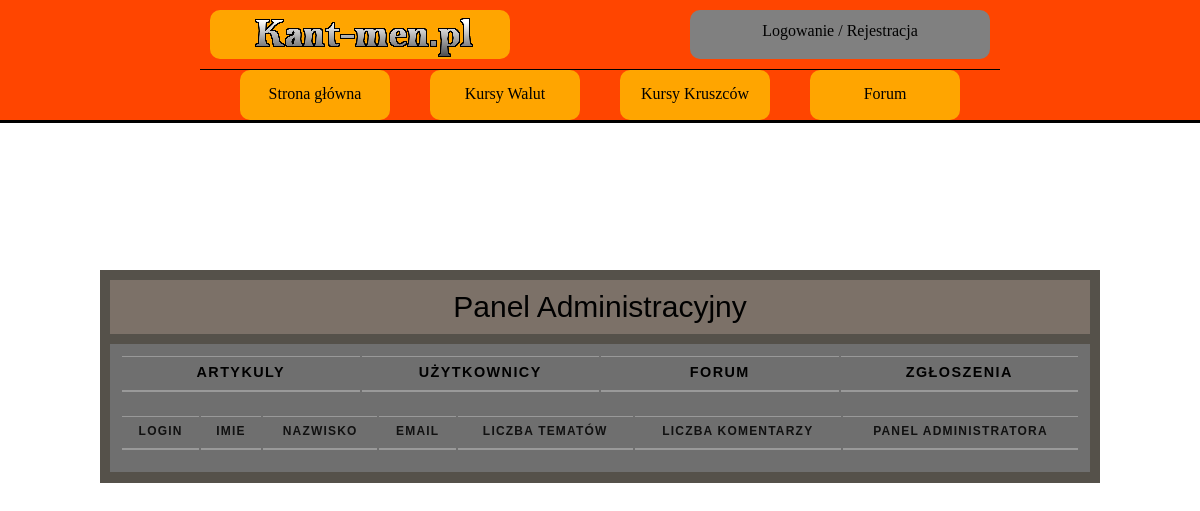
/panel_admin_u.php, run on an earlier commit of the app's database.
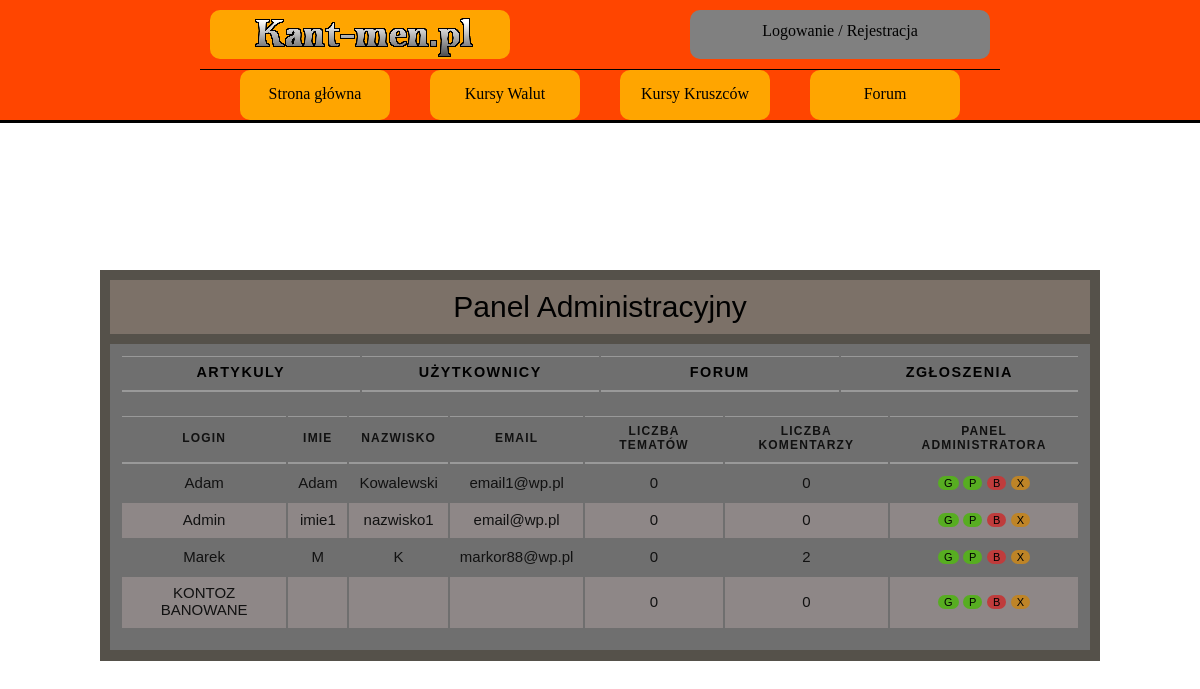
And on a later commit of the database.
### tables this page shows
CREATE TABLE `user` (
  `ID_USER` int(10) NOT NULL,
  `LOGIN` varchar(20) NOT NULL,
  `HASLO` char(255) NOT NULL,
  `IMIE` varchar(50) NOT NULL,
  `NAZWISKO` varchar(50) NOT NULL,
  `EMAIL` varchar(50) NOT NULL,
  `WIEK` int(10) NOT NULL,
  `MIASTO` varchar(50) NOT NULL,
  `KRAJ` varchar(50) NOT NULL,
  `OPIS_PROFILU` text DEFAULT NULL,
  `ZDJECIE` varchar(255) DEFAULT NULL,
  `STW_WATKI` int(10) NOT NULL DEFAULT 0,
  `LICZ_KOMENTARZY` int(10) NOT NULL DEFAULT 0,
  `UPRAWNIENIA` varchar(10) NOT NULL DEFAULT 'USER'
);

### panel_admin_u.php (the view, shortened to what the changed rows need)
<!DOCTYPE HTML>
<html>
<head>
    <link href="CSS/styleGlowne.css" rel="stylesheet" type="text/css">
    <link href="CSS/stylePanelAdmina.css" rel="stylesheet" type="text/css">
</head>
<body>
<main>
    <article class="artykol">
        <section class="sekcja">
            <table>
                <tr>
                    <th class="panel_artykuly">
                        <a href="panel_admin_a.php">Artykuly</a>
                    </th>
                    <th class="panel_uzytkownicy">
                        <a href="panel_admin_u.php">Użytkownicy</a>
                    </th>
                    <th class="panel_forum">
                        <a href="panel_admin_f.php">Forum</a>
                    </th>
                    <th class="panel_zgloszenia">
                        <a href="panel_admin_z_k.php">Zgłoszenia</a>
                    </th>
                </tr>
            </table>
                        <?php
                        require_once "polaczeniezMySQL.php";
                        $polaczenie = @new mysqli($host,$db_user,$db_password,$db_name);
                        if($polaczenie->connect_errno!=0)
                        {
                            echo "Error: ".$polaczenie->connect_errno;
                        }
                        else
                        {
                        $rezultat = $polaczenie->query("SELECT * FROM user");
                        if(!$rezultat)
                        {
                            throw new Exception($polaczenie->error);
                        }
                        else
                        {
                        $iterator = 0;
                        ?>
            <div class="tabliczki">
                <table>
                    <tr>
                        <th class="uzytkownik_wst">Login</th>
                        <th class="uzytkownik_wst">Imie</th>
                        <th class="uzytkownik_wst">Nazwisko</th>
                        <th class="uzytkownik_wst">Email</th>
                        <th class="czas_wstawienia">Liczba tematów</th>
                        <th class="liczba_odwiedzin">Liczba Komentarzy</th>
                        <th class="panel_admin">Panel Administratora</th>
                    </tr>
                        <?php
                        while($row = mysqli_fetch_array($rezultat))
                        {
                            if(($iterator%2)==0)
                        {
                        ?>
                    <tr>
                        <td class="uzytkownik_wst"><?php echo'<a href="profilowe.php?user='.$row['ID_USER'].'">'.$row['LOGIN'].'</a>';?></td>
                        <td class="uzytkownik_wst"><?php echo $row['IMIE'];?></td>
                        <td class="uzytkownik_wst"><?php echo $row['NAZWISKO'];?></td>
                        <td class="uzytkownik_wst"><?php echo $row['EMAIL'];?></td>
                        <td class="czas_wstawienia"><?php echo $row['STW_WATKI'];?></td>
                        <td class="liczba_odwiedzin"><?php echo $row['LICZ_KOMENTARZY'];?></td>
                        <td class="panel_admin">
                            <a><button type="button" class="mute_glowna" name="butt_glowna" method="post">G</button></a>
                            <a><button type="button" class="mute_glowna" name="butt_glowna" method="post">P</button></a>
                            <a><button type="button" class="ban_button" name="butt_ban" method="post">B</button></a>
                            <a ><button type="button" class="del_button" name="butt_del" method="post">X</button></a>
                        </td>
                    </tr>
                    <?php
                    }else{
                        ?>
                    <tr class="codrugi">
                        <td class="uzytkownik_wst"><?php echo'<a href="profilowe.php?user='.$row['ID_USER'].'">'.$row['LOGIN'].'</a>';?></td>
                        <td class="uzytkownik_wst"><?php echo $row['IMIE'];?></td>
                        <td class="uzytkownik_wst"><?php echo $row['NAZWISKO'];?></td>
                        <td class="uzytkownik_wst"><?php echo $row['EMAIL'];?></td>
                        <td class="czas_wstawienia"><?php echo $row['STW_WATKI'];?></td>
                        <td class="liczba_odwiedzin"><?php echo $row['LICZ_KOMENTARZY'];?></td>
                        <td class="panel_admin">
                            <a><button type="button" class="mute_glowna" name="butt_glowna" method="post">G</button></a>
                            <a><button type="button" class="mute_glowna" name="butt_glowna" method="post">P</button></a>
                            <a><button type="button" class="ban_button" name="butt_ban" method="post">B</button></a>
                            <a ><button type="button" class="del_button" name="butt_del" method="post">X</button></a>
                        </td>
                    </tr>
                    <?php
                                            }
                                            $iterator++;
                                        }
                            }
                        }
                                        ?>
                </table>
            </div>
        </section>
    </article>
</main>
</body>
</html>

What changed in the data, as far as the page shows it:
added user: LOGIN "Adam", IMIE "Adam", NAZWISKO "Kowalewski", EMAIL "email1@wp.pl", STW_WATKI "0", LICZ_KOMENTARZY "0"
added user: LOGIN "Admin", IMIE "imie1", NAZWISKO "nazwisko1", EMAIL "email@wp.pl", STW_WATKI "0", LICZ_KOMENTARZY "0"
added user: LOGIN "Marek", IMIE "M", NAZWISKO "K", EMAIL "markor88@wp.pl", STW_WATKI "0", LICZ_KOMENTARZY "2"
added user: LOGIN "KONTOZ BANOWANE", STW_WATKI "0", LICZ_KOMENTARZY "0"
